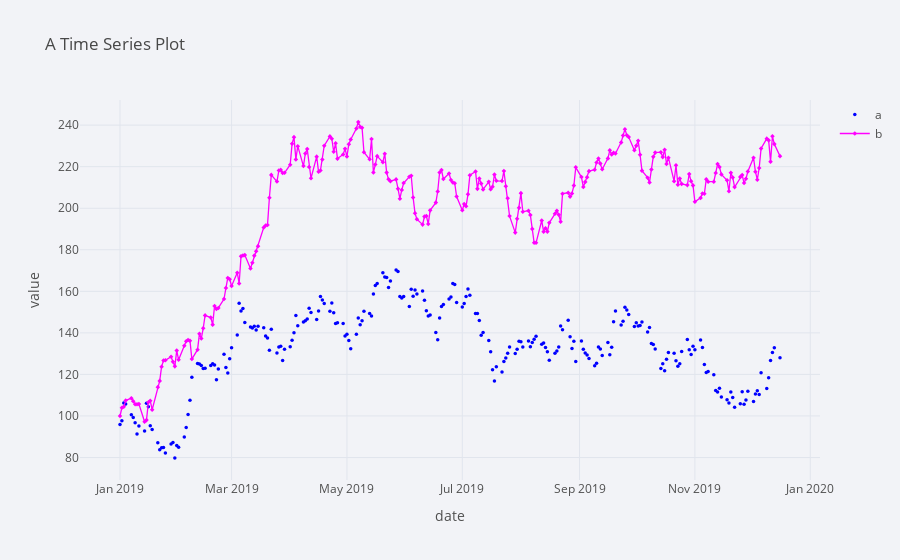

The code cell stored with this chart in its notebook:
### Code cell
plyo.iplot(
    df[['a', 'b']].iplot(asFigure=True,
        theme='polar',    # Selects a theme (plotting style) for the plot.
        title='A Time Series Plot',    # Adds a title.
        xTitle='date',    # Adds an x-axis label.
        yTitle='value',   # Adds a y-axis label.
        mode={'a': 'markers', 'b': 'lines+markers'},    # Defines the plotting mode (line, marker, etc.) by column.
        symbol={'a': 'circle', 'b': 'diamond'},    # Defines the symbols to be used as markers by column.
        size=3.5,    # Fixes the size for all markers.
        colors={'a': 'blue', 'b': 'magenta'},    # Specifies the plotting color by column.
    ),
    # image='png',
    filename='ply_02'
)

### Figure 1 — Plotly figure (JSON) as saved in the notebook; plotly's stock layout.template omitted (floating-point values rounded to 4 significant figures; data arrays with more than 128 entries replaced by an {"elided": "..."} marker saying what was removed)
{"data": [{"line": {"color": "blue", "dash": "solid", "shape": "linear", "width": 1.3}, "marker": {"size": 3.5, "symbol": "circle"}, "mode": "markers", "name": "a", "text": "", "type": "scatter", "x": {"elided": "250 str values"}, "y": {"elided": "250 float values"}}, {"line": {"color": "magenta", "dash": "solid", "shape": "linear", "width": 1.3}, "marker": {"size": 3.5, "symbol": "diamond"}, "mode": "lines+markers", "name": "b", "text": "", "type": "scatter", "x": {"elided": "250 str values"}, "y": {"elided": "250 float values"}}], "layout": {"legend": {"bgcolor": "#F2F3F7", "font": {"color": "#505050"}}, "paper_bgcolor": "#F2F3F7", "plot_bgcolor": "#F2F3F7", "title": {"font": {"color": "#484848"}, "text": "A Time Series Plot"}, "xaxis": {"gridcolor": "#E1E5ED", "showgrid": true, "tickfont": {"color": "#505050"}, "title": {"font": {"color": "#505050"}, "text": "date"}, "zerolinecolor": "#E1E5ED"}, "yaxis": {"gridcolor": "#E1E5ED", "showgrid": true, "tickfont": {"color": "#505050"}, "title": {"font": {"color": "#505050"}, "text": "value"}, "zerolinecolor": "#E1E5ED"}}}
